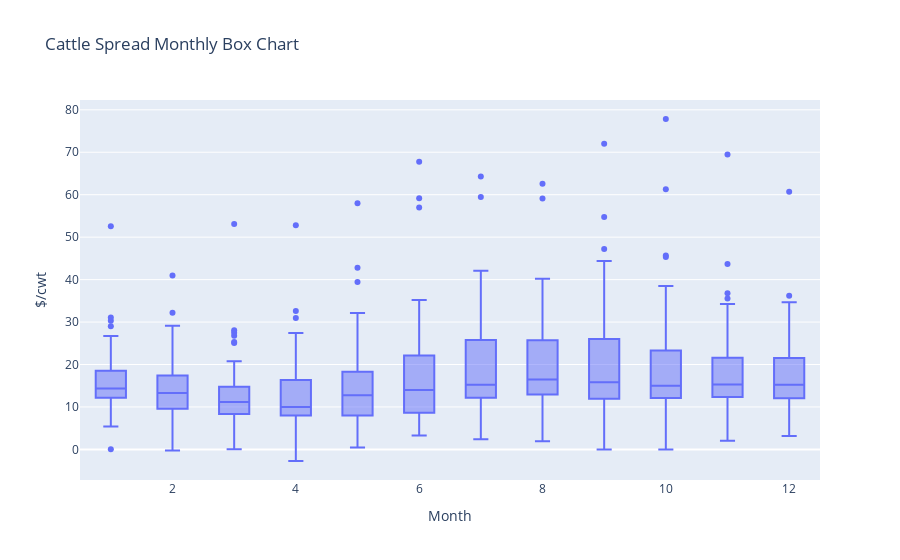

The cell this chart's notebook holds for it:
### Markdown cell above
- Upward trend is mostly due to inflation in both prices causing their difference to also inflate

### Code cell
src.plot_monthly_box_chart_plotly(cattle_spread,
                           title='Cattle Spread Monthly Box Chart',
                           ylabel='$/cwt',
                            xlabel='Month',
                           )

# src.plot_monthly_box_chart_matplotlib(cattle_spread,
#                            title='Cattle Spread Monthly Box Chart',
#                            ylabel='$/cwt',
#                             xlabel='Month',
#                            )

### Figure 1 — Plotly figure (JSON) as saved in the notebook; plotly's stock layout.template omitted (floating-point values rounded to 4 significant figures; data arrays with more than 128 entries replaced by an {"elided": "..."} marker saying what was removed)
{"data": [{"name": "Price Received", "type": "box", "x": {"elided": "567 int values"}, "y": {"elided": "567 float values"}}], "layout": {"title": {"text": "Cattle Spread Monthly Box Chart"}, "xaxis": {"anchor": "y", "domain": [0, 1], "title": {"text": "Month"}}, "yaxis": {"anchor": "x", "domain": [0, 1], "title": {"text": "$/cwt"}}}}
